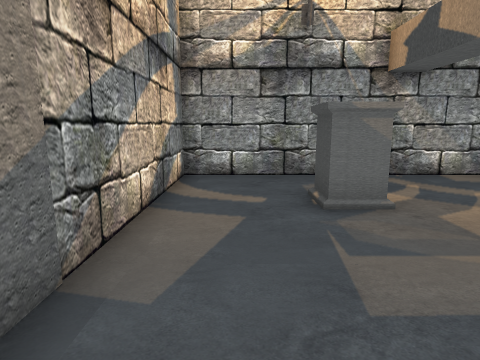
view 1 (above)

13 first-person views from a walk through a 3-D level made in the Unity game engine. The camera is 1.4 m above the floor, tilts 10° down and sees 75° across. The floor is counted in squares, 1 m on a side. Each view is taken from the middle of a square. On the plan, view 1 faces up. The plan holds only what a view shows up to about 14 squares ahead; the rest is blank. The place goes on beyond the plan. The player is left out. Some animated figures are left out.

view 2
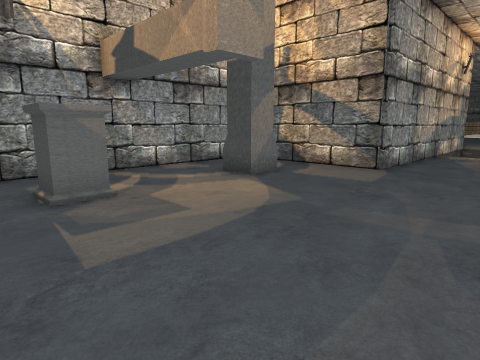

view 3
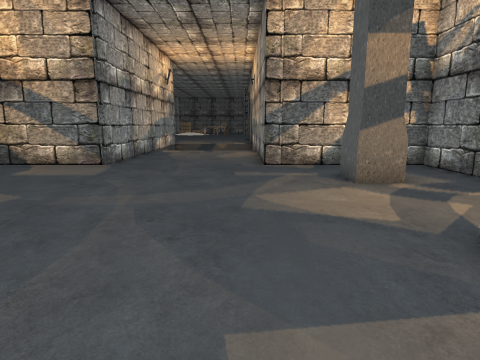

view 4
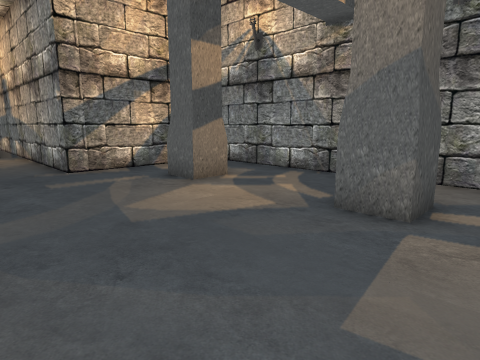

view 5
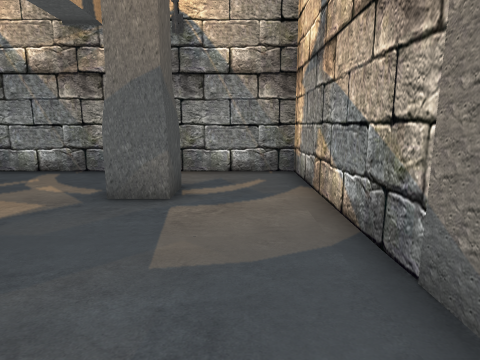

view 6
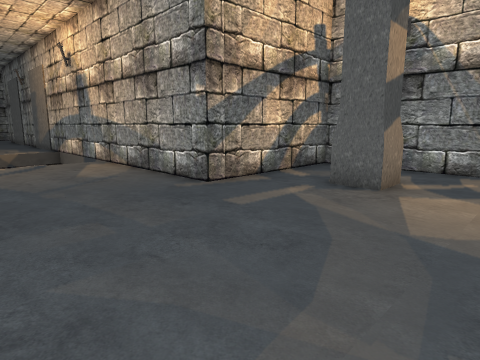

view 7
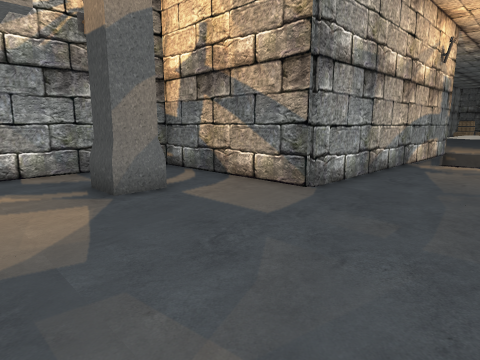

view 8
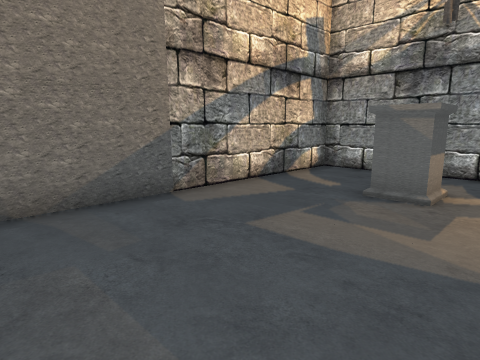

view 9
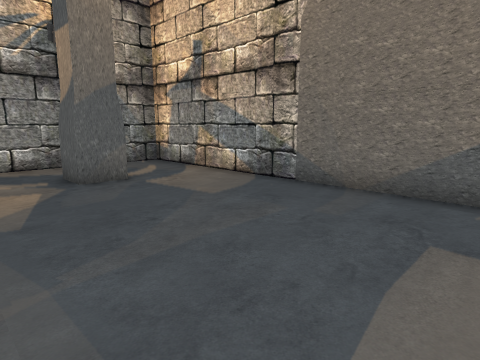

view 10
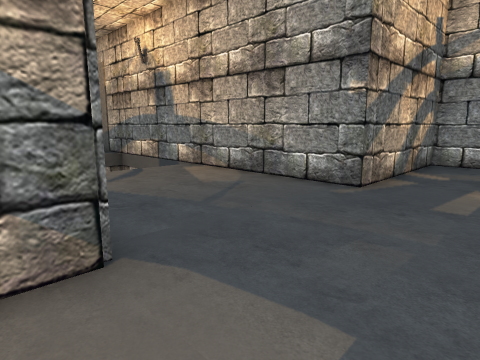

view 11
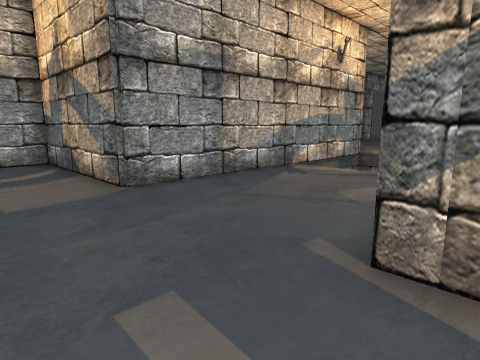

view 12
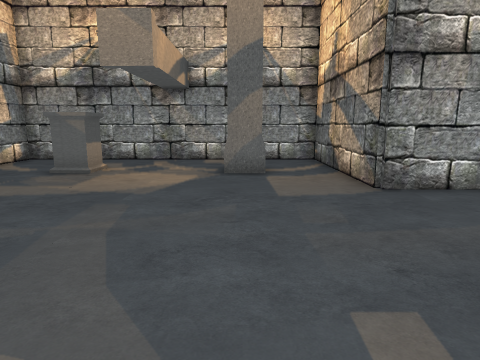

view 13
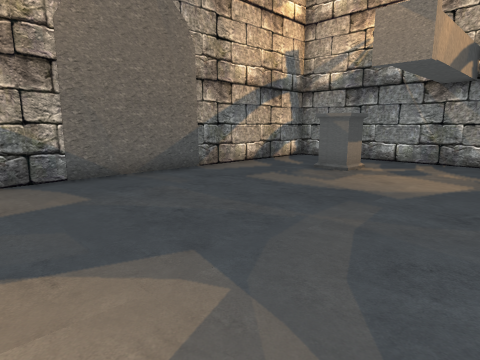

### Floor plan
Points are (right, up) in squares from view 1. A wall is a line through its corners. A room is listed if a view was taken in it or the views show most of it. See-through windows are left out.
Room 1 (views 1, 2, 3, 4, 5, 6, 7, 8, 9, 10, 11, 12, 13)
walls: (7.8, 5.2) (6.5, 5.2) (6.5, 6.4); (6.5, -6.1) (6.5, -4.8) (7.8, -4.8); (1.3, -6.1) (1.3, -4.8) (2.5, -4.8) (2.5, -6.1); (10, -6.6) (10, -2.9) (19.6, -2.9); (19.6, 2.7) (10, 2.8) (10.1, 8.7) (-1.6, 8.7) (-1.6, -8.5) (7.5, -8.5)
ways out: opening at (7, -7.5) to room 2; opening at (8.5, -5.5) to room 2
objects: other object (2, 5) to (2, 6)
Room 2 (no view inside)
walls: (7.5, -8.5) (10, -8.5) (10, -6.6)
ways out: opening at (7, -7.5) to room 1; opening at (8.5, -5.5) to room 1

Positions as (right, up) in squares from view 1, and headings:
1: (0, 0), facing up
2: (0, -1), facing up-right
3: (-1, -2), facing right
4: (0, 0), facing down-right
5: (0, 1), facing down
6: (4, 2), facing down-right
7: (4, -1), facing up-right
8: (4, -1), facing up-left
9: (5, 3), facing down-left
10: (7, 4), facing down-right
11: (7, -4), facing up-right
12: (7, -4), facing up
13: (7, -4), facing up-left
